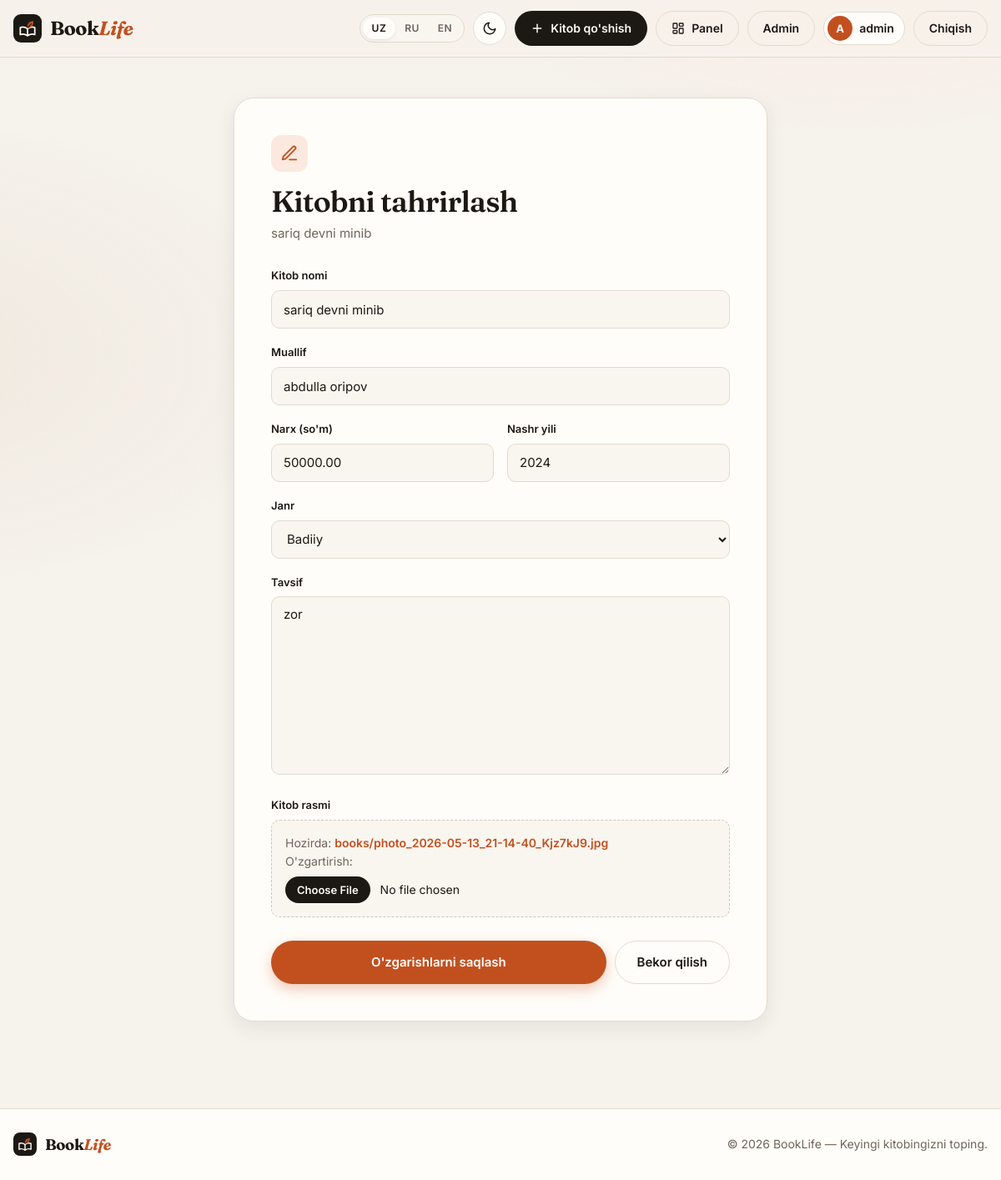
/book/12/update/ (signed in), run on the app's committed database.
### app/models.py (models this page shows, shortened)
class Book(models.Model):
    title = models.CharField("Kitob nomi", max_length=150)
    author = models.CharField("Muallif", max_length=100)
    price = models.DecimalField("Narx", max_digits=10, decimal_places=2)
    genre = models.CharField("Janr", max_length=20, choices=GENRES, default="badiiy")
    description = models.TextField("Tavsif", blank=True, null=True)
    published_year = models.PositiveIntegerField("Nashr yili")
    image = models.ImageField(
        "Rasm",
        upload_to="books/"
    )
    class Meta:
        verbose_name = "Kitob"
        verbose_name_plural = "Kitoblar"

### app/views.py (the view)
# urls.py: path("book/<int:id>/update/", book_update, name="book_update"),
@login_required(login_url="login")
def book_update(request, id):
    if not request.user.is_staff:
        raise PermissionDenied
    book = get_object_or_404(Book, id=id)
    if request.method == "POST":
        form = BookForm(request.POST, request.FILES, instance=book, lang=request.LANGUAGE_CODE)
        if form.is_valid():
            form.save()
            return redirect("book_list")
    else:
        form = BookForm(instance=book, lang=request.LANGUAGE_CODE)
    return render(request, "book_update.html", {
        "form": form,
        "book": book
    })

### templates/book_update.html (shortened to what this page needs)
{% extends "base.html" %}
{% block content %}
<div class="container form-page">
    <div class="form-box">
        <div class="form-head">
            <div class="feature-icon">
                <svg viewBox="0 0 24 24" fill="none" stroke="currentColor" stroke-width="2" stroke-linecap="round" stroke-linejoin="round"><path d="M12 20h9"/><path d="M16.5 3.5a2.12 2.12 0 0 1 3 3L7 19l-4 1 1-4z"/></svg>
            </div>
            <h1>
                {% if LANGUAGE_CODE == 'uz' %}Kitobni tahrirlash{% elif LANGUAGE_CODE == 'ru' %}Редактировать книгу{% else %}Edit Book{% endif %}
            </h1>
            <p>{{ book.title }}</p>
        </div>
        <form method="POST" enctype="multipart/form-data">
            <div class="form-grid">
                <div class="field full">
                    <label for="{{ form.title.id_for_label }}">
                        {% if LANGUAGE_CODE == 'uz' %}Kitob nomi{% elif LANGUAGE_CODE == 'ru' %}Название книги{% else %}Book Title{% endif %}
                    </label>
                    {{ form.title }}
                </div>
                <div class="field full">
                    <label for="{{ form.author.id_for_label }}">
                        {% if LANGUAGE_CODE == 'uz' %}Muallif{% elif LANGUAGE_CODE == 'ru' %}Автор{% else %}Author{% endif %}
                    </label>
                    {{ form.author }}
                </div>
                <div class="field">
                    <label for="{{ form.price.id_for_label }}">
                        {% if LANGUAGE_CODE == 'uz' %}Narx (so'm){% elif LANGUAGE_CODE == 'ru' %}Цена (сум){% else %}Price (UZS){% endif %}
                    </label>
                    {{ form.price }}
                </div>
                <div class="field">
                    <label for="{{ form.published_year.id_for_label }}">
                        {% if LANGUAGE_CODE == 'uz' %}Nashr yili{% elif LANGUAGE_CODE == 'ru' %}Год публикации{% else %}Published Year{% endif %}
                    </label>
                    {{ form.published_year }}
                </div>
                <div class="field full">
                    <label for="{{ form.genre.id_for_label }}">
                        {% if LANGUAGE_CODE == 'uz' %}Janr{% elif LANGUAGE_CODE == 'ru' %}Жанр{% else %}Genre{% endif %}
                    </label>
                    {{ form.genre }}
                </div>
                <div class="field full">
                    <label for="{{ form.description.id_for_label }}">
                        {% if LANGUAGE_CODE == 'uz' %}Tavsif{% elif LANGUAGE_CODE == 'ru' %}Описание{% else %}Description{% endif %}
                    </label>
                    {{ form.description }}
                </div>
                <div class="field full">
                    <label for="{{ form.image.id_for_label }}">
                        {% if LANGUAGE_CODE == 'uz' %}Kitob rasmi{% elif LANGUAGE_CODE == 'ru' %}Изображение книги{% else %}Book Image{% endif %}
                    </label>
                    <div class="file-field">{{ form.image }}</div>
                </div>
            </div>
            <div class="form-actions">
                <button type="submit" class="btn btn-primary btn-lg">
                    {% if LANGUAGE_CODE == 'uz' %}O'zgarishlarni saqlash{% elif LANGUAGE_CODE == 'ru' %}Сохранить изменения{% else %}Save Changes{% endif %}
                </button>
                <a href="{% url 'book_detail' book.id %}" class="btn btn-secondary btn-lg">
                    {% if LANGUAGE_CODE == 'uz' %}Bekor qilish{% elif LANGUAGE_CODE == 'ru' %}Отмена{% else %}Cancel{% endif %}
                </a>
            </div>
        </form>
    </div>
</div>
{% endblock %}

### templates/base.html (shortened to what this page needs)
{% load i18n %}
<!DOCTYPE html>
<html lang="{{ LANGUAGE_CODE }}">
<head>
</head>
<body>
<nav class="navbar" id="navbar">
    <div class="container navbar-inner">
        {% include "partials/logo.html" %}
        <div class="nav-actions">
            <form action="{% url 'set_language' %}" method="post" class="lang-switcher">
                {% for code, label in LANGUAGES %}
                    <button type="submit" name="language" value="{{ code }}" class="lang-btn {% if LANGUAGE_CODE == code %}active{% endif %}" title="{{ label }}">
                        {{ code }}
                    </button>
                {% endfor %}
            </form>
            <button class="icon-btn theme-toggle" id="themeToggle" type="button" aria-label="Toggle theme">
                <svg class="theme-icon-moon" viewBox="0 0 24 24" fill="none" stroke="currentColor" stroke-width="2" stroke-linecap="round" stroke-linejoin="round"><path d="M21 12.79A9 9 0 1 1 11.21 3 7 7 0 0 0 21 12.79z"/></svg>
            </button>
            {% if user.is_staff %}
                <a href="{% url 'book_create' %}" class="btn btn-dark">
                    <svg viewBox="0 0 24 24" fill="none" stroke="currentColor" stroke-width="2.2" stroke-linecap="round"><line x1="12" y1="5" x2="12" y2="19"/><line x1="5" y1="12" x2="19" y2="12"/></svg>
                    {% if LANGUAGE_CODE == 'uz' %}Kitob qo'shish{% elif LANGUAGE_CODE == 'ru' %}Добавить книгу{% else %}Add book{% endif %}
                </a>
                <a href="{% url 'dashboard' %}" class="btn btn-ghost">
                    {% if LANGUAGE_CODE == 'uz' %}Panel{% elif LANGUAGE_CODE == 'ru' %}Панель{% else %}Dashboard{% endif %}
                </a>
            {% endif %}
            <a href="/admin/" class="btn btn-ghost">
                Admin
            </a>
            {% if user.is_authenticated %}
                <a href="{% url 'profile' %}" class="user-chip" title="{% if LANGUAGE_CODE == 'uz' %}Profil{% elif LANGUAGE_CODE == 'ru' %}Профиль{% else %}Profile{% endif %}">
                    <span class="avatar">{{ user.first_name|default:user.username|slice:":1" }}</span>
                    {{ user.first_name|default:user.username }}
                </a>
                <a href="{% url 'logout' %}" class="btn btn-ghost">
                    {% if LANGUAGE_CODE == 'uz' %}Chiqish{% elif LANGUAGE_CODE == 'ru' %}Выйти{% else %}Logout{% endif %}
                </a>
            {% endif %}
        </div>
    </div>
</nav>
<main>
    {% block content %}
    {% endblock %}
</main>
<footer>
    <div class="container footer-inner">
        {% include "partials/logo.html" %}
        <span>
            {% if LANGUAGE_CODE == 'uz' %}
                © 2026 BookLife — Keyingi kitobingizni toping.
            {% elif LANGUAGE_CODE == 'ru' %}
                © 2026 BookLife — Найдите следующую книгу.
            {% else %}
                © 2026 BookLife — Discover your next favorite book.
            {% endif %}
        </span>
    </div>
</footer>
</body>
</html>

### data on the page
Book: title "sariq devni minib", author "abdulla oripov", price "50000.00", published_year "2024", genre "Badiiy", description "zor"

### other printed values
{{ code }} "UZ" "RU" "EN"
{{ user.first_name|default:user.username|slice:":1" }} "A"
{{ user.first_name|default:user.username }} "admin"
